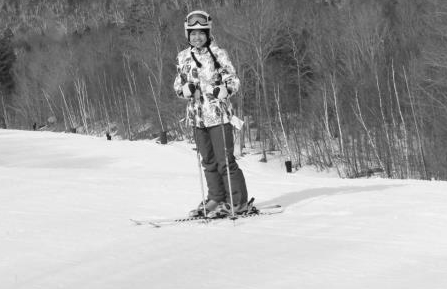
%> input picture Pratikum3/image5_gray.png, 447 x 289 px
$ octave Perhitungan_histogram_CitraGrayLevel.m   (GNU Octave 9; MATLAB toolbox functions it lacks are replaced by stand-ins)
%> lines starting %> are read from the running program, lines starting %| are printed output that depends on the picture
clear all;
I = imread('image5_gray.png');
%> I: size 289x447 uint8; min 0, max 246, mean 152.3
figure(1),imshow(I);
[N,M] = size(I);
%> N = 289; M = 447
Histo(1:256) = 0;
for n = 1 : N
    for m = 1 : M
        Histo( I(n,m) +1) = Histo( I(n,m) +1) + 1;
    end
end
%> after the loop, Histo = 256 values, max 3855 at index 224, min 0 at index 248, mean 504.6
figure(2), plot(Histo);
%> after `plot(Histo)`:
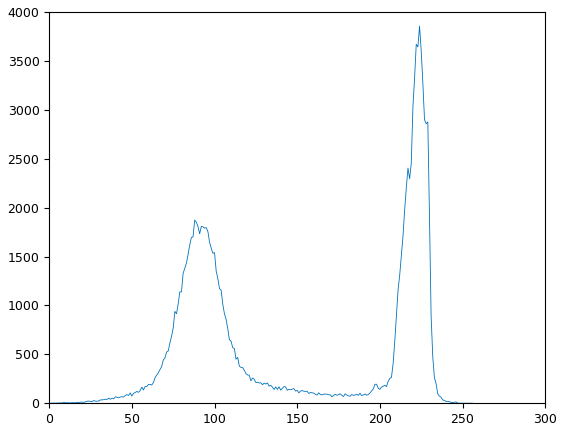
%> figure redrawn from the program's plot data; curve peaks at x = 224, y = 3855
Histo1 = imhist(I);
%> Histo1 has the same summary as Histo
figure(3), plot(Histo1);
